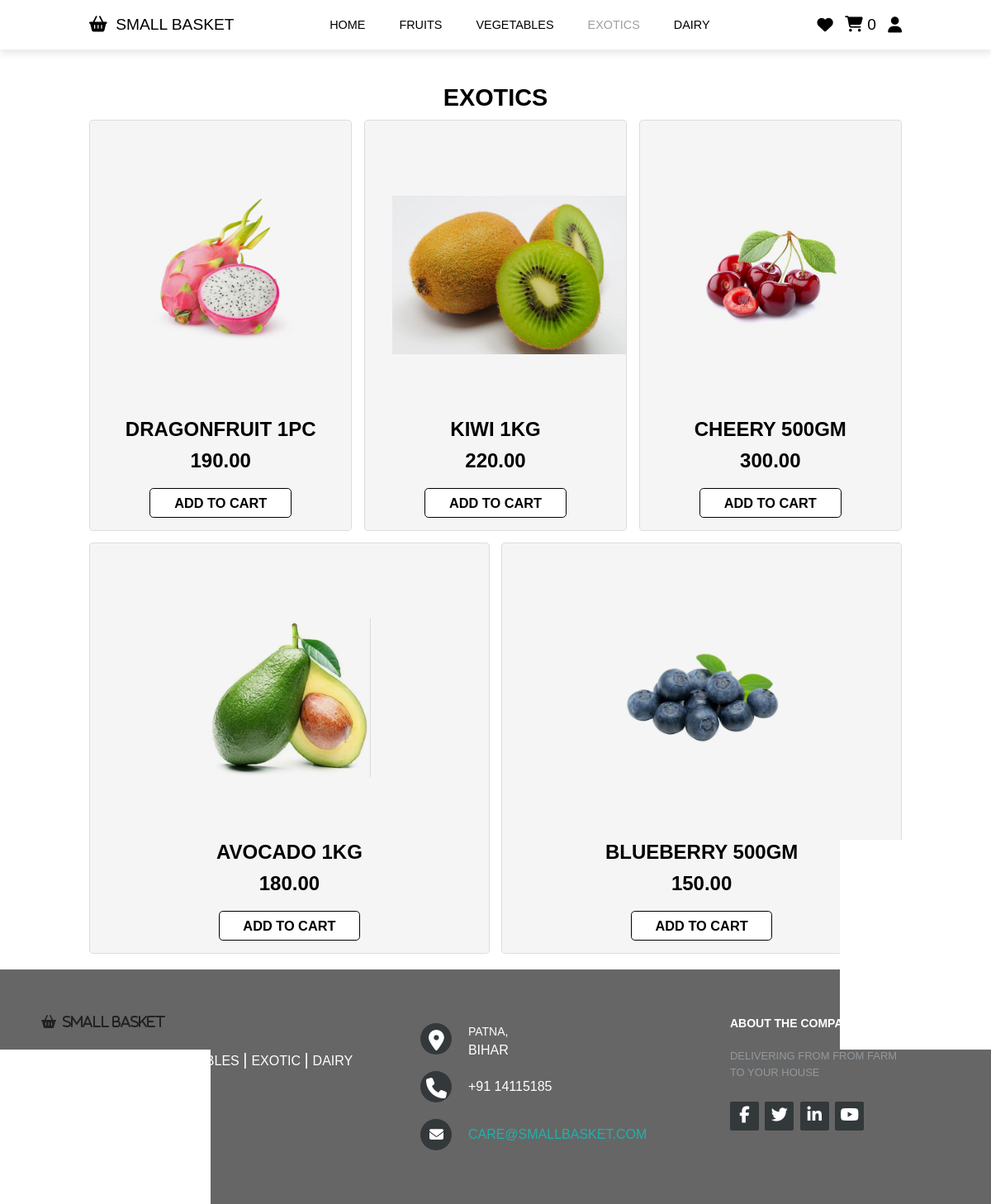
Screenshot of /exotics.php with the database file from the repository.
### tables this page shows
CREATE TABLE `products` (
  `id` int(11) NOT NULL,
  `name` varchar(255) NOT NULL,
  `description` text DEFAULT NULL,
  `price` decimal(10,2) NOT NULL,
  `image` varchar(255) DEFAULT NULL,
  `created_at` timestamp NOT NULL DEFAULT current_timestamp(),
  `updated_at` timestamp NOT NULL DEFAULT current_timestamp() ON UPDATE current_timestamp()
);

### exotics.php (the view, shortened to what this page needs)
<html>
<head>
    <link rel="stylesheet" href="css/style.css">
    <link rel="stylesheet" href="css/style2.css">
</head>
<body>
    <header>
        <a href="#" class="logo"><i class="fa-sharp fa-solid fa-basket-shopping"></i>&nbsp; SMALL BASKET</i></a>
        <nav class="navbar">
            <a href="index.php">Home</a>
            <a href="fruit.php">FRUITS</a>
            <a href="veggies.php">VEGETABLES</a>
            <a style="color: #9F9F9F " href="exotics.php">EXOTICS</a>
            <a href="dairy.php">DAIRY</a>
        </nav>
        <div class="icons">
            <a href="#"><i class="fa fa-heart"></i></a>
            <a href="#" class="cart-icon">
                <i class="fa fa-shopping-cart"></i>
                <span class="cart-count">0</span>
            </a>
            <?php
            if (isset($_SESSION['name'])) {
                echo '<div class="dropdown">
            <button class="dropbtn">Welcome, ' . $_SESSION['name'] . ' ▼</button>
            <div class="dropdown-content">
                <a href="account.php">My Account</a>
                <a href="orders.php">My Orders</a>
                <a href="logout.php">Logout </a>
            </div>
          </div>';
            } else {
                echo '<div class="login">
                <a href="login.html"><i class="fa fa-user"></i></a>
          </div>';
            }
            ?>
        </div>
    </header>
    <br><br><br>
    <section class="product" id="product">
        <h1 class="heading">EXOTICS <span></span></h1>
        <div class="box-container">
            <?php
            $servername = "localhost:3306";
            $username = "root";
            $password = "";
            $dbname = "farmbasket";
            $conn = new mysqli($servername, $username, $password, $dbname);
            $sql = "SELECT * FROM products WHERE description = 'exotic'";
            $result = $conn->query($sql);
            if ($result->num_rows > 0) {
                while ($row = $result->fetch_assoc()) {
                    echo '<div class="box">';
                    echo '<div class="content">';
                    echo '<img src="' . $row["image"] . '" alt="' . $row["name"] . '">';
                    echo '<h3>' . $row["name"] . '</h3>';
                    echo '<div class="price">' . $row["price"] . '</div>';
                    echo '<button class="btn" onclick="addToCart(this)">Add to Cart</button>';
                    echo '</div>';
                    echo '</div>';
                }
            } else {
                echo "No products found.";
            }
            ?>
        </div>
    </section>
    <footer class="footer-distributed">
        <div class="footer-left">
            <i class="fa-sharp fa-solid fa-basket-shopping">&nbsp; SMALL BASKET</i>
            <p class="footer-links">
                <a href="index.php" class="link-1">Home</a>
                <a href="fruit.php">Fruits</a>
                <a href="veggies.php">Vegetables</a>
                <a href="exotics.php">Exotic</a>
                <a href="dairy.php">Dairy</a>
            </p>
            <p class="footer-company-name">SMALL BASKET © 2023</p>
        </div>
        <div class="footer-center">
        <div>
                <i class="fa fa-map-marker"></i>
                <p><span>PATNA,</span> BIHAR</p>
            </div>
            <div>
                <i class="fa fa-phone"></i>
                <p>+91 14115185 </p>
            </div>
            <div>
                <i class="fa fa-envelope"></i>
                <p><a href="mailto:care@smallbasket.com">care@smallbasket.com</a></p>
            </div>
        </div>
        <div class="footer-right">
            <p class="footer-company-about">
                <span>About the company</span>
                Delivering from from Farm to your House
            </p>
            <div class="footer-icons">
                <a href="#"><i class="fa fa-facebook"></i></a>
                <a href="#"><i class="fa fa-twitter"></i></a>
                <a href="#"><i class="fa fa-linkedin"></i></a>
                <a href="#"><i class="fa fa-youtube"></i></a>
            </div>
        </div>
    </footer>
</body>
</html>

### css/style.css (style rules this page uses)
* { font-family:Arial, Helvetica, sans-serif; margin: 0; padding: 0; box-sizing: border-box; outline: none; border: none; text-decoration: none; text-transform: uppercase; transition: all .1s linear; }
html { font-size: 60%; scroll-padding-top: 6rem; scroll-behavior: smooth; }
header { position: fixed; top: 0; left: 0; right: 0; z-index: 1000; background: #fff; padding: 2rem 9%; display: flex; align-items: center; justify-content: space-between; box-shadow: 0 .5rem 1rem rgba(0, 0, 0, .1); }
header .logo { font-size: 2rem; color: #000; font-weight: 500; }
header .navbar a { font-size: 1.5rem; color: #000; margin: 0 2rem; }
header .icons a { font-size: 2rem; color: #000; margin-left: 1.5rem; }
section { margin-top: 5vh; padding: 2rem 9%; }
.btn { display: inline-block; margin-top: 1rem; border-radius: .5rem; border: .2rem solid #000; font-weight: bolder; font-size: 1.7rem; color: #000; cursor: pointer; background: #fff; padding: .8rem 3rem; }
.heading { text-align: center; font-size: 3rem; padding: 10px; font-weight: bolder; text-transform: uppercase; }
.product .box-container { display: flex; flex-wrap: wrap; gap: 1.5rem; }
.product .box-container .box { border: .1rem solid rgba(0, 0, 0, .1); border-radius: .5rem; text-align: center; position: relative; overflow: hidden; background: #f5f5f5; flex: 1 1 30rem; }
.product .box-container .content { padding: 1.5rem; }
.product .box-container .box img { height: 20rem; transform: rotate(0deg); margin: 8rem 2rem; mix-blend-mode: multiply; }
.product .box-container .box .content h3 { color: #000; font-size: 2.5rem; }
.product .box-container .box .content .price { color: #000; font-size: 2.5rem; font-weight: bolder; padding: 1rem 0; }
.footer-distributed { background: #666; box-shadow: 0 1px 1px 0 rgba(0, 0, 0, 0.12); box-sizing: border-box; width: 100%; text-align: left; font: bold 16px sans-serif; padding: 55px 50px; color: #222; }
.footer-distributed .footer-left, .footer-distributed .footer-center, .footer-distributed .footer-right { display: inline-block; vertical-align: top; }
.footer-distributed .footer-left { width: 40%; }
.footer-distributed .footer-links { color: #ffffff; margin: 20px 0 12px; padding: 0; }
.footer-distributed .footer-links a { display:inline-block; line-height: 1.8; font-weight:400; text-decoration: none; color: inherit; }
.footer-distributed .footer-company-name { color: #222; font-size: 14px; font-weight: normal; margin: 0; }
.footer-distributed .footer-center { width: 35%; }
.footer-distributed .footer-center i { background-color: #33383b; color: #ffffff; font-size: 25px; width: 38px; height: 38px; border-radius: 50%; text-align: center; line-height: 42px; margin: 10px 15px; vertical-align: middle; }
.footer-distributed .footer-center i.fa-envelope { font-size: 17px; line-height: 38px; }
.footer-distributed .footer-center p { display: inline-block; color: #ffffff; font-weight:400; vertical-align: middle; margin:0; }
.footer-distributed .footer-center p span { display:block; font-weight: normal; font-size:14px; line-height:2; }
.footer-distributed .footer-center p a { color: lightseagreen; text-decoration: none;; }
.footer-distributed .footer-links a:before { content: "|"; font-weight:300; font-size: 20px; left: 0; color: #fff; display: inline-block; padding-right: 5px; }
.footer-distributed .footer-links .link-1:before { content: none; }
.footer-distributed .footer-right { width: 20%; }
.footer-distributed .footer-company-about { line-height: 20px; color: #92999f; font-size: 13px; font-weight: normal; margin: 0; }
.footer-distributed .footer-company-about span { display: block; color: #ffffff; font-size: 14px; font-weight: bold; margin-bottom: 20px; }
.footer-distributed .footer-icons { margin-top: 25px; }
.footer-distributed .footer-icons a { display: inline-block; width: 35px; height: 35px; cursor: pointer; background-color: #33383b; border-radius: 2px; font-size: 20px; color: #ffffff; text-align: center; padding-top: 6px !important; margin-right: 3px; margin-bottom: 5px; }
.icons { display: flex; align-items: center; }

### rows the page displays
products: image (picture), name "DRAGONFRUIT 1PC", price "190.00"
products: image (picture), name "KIWI 1KG", price "220.00"
products: image (picture), name "CHEERY 500GM", price "300.00"
products: image (picture), name "AVOCADO 1KG", price "180.00"
products: image (picture), name "BLUEBERRY 500GM", price "150.00"
